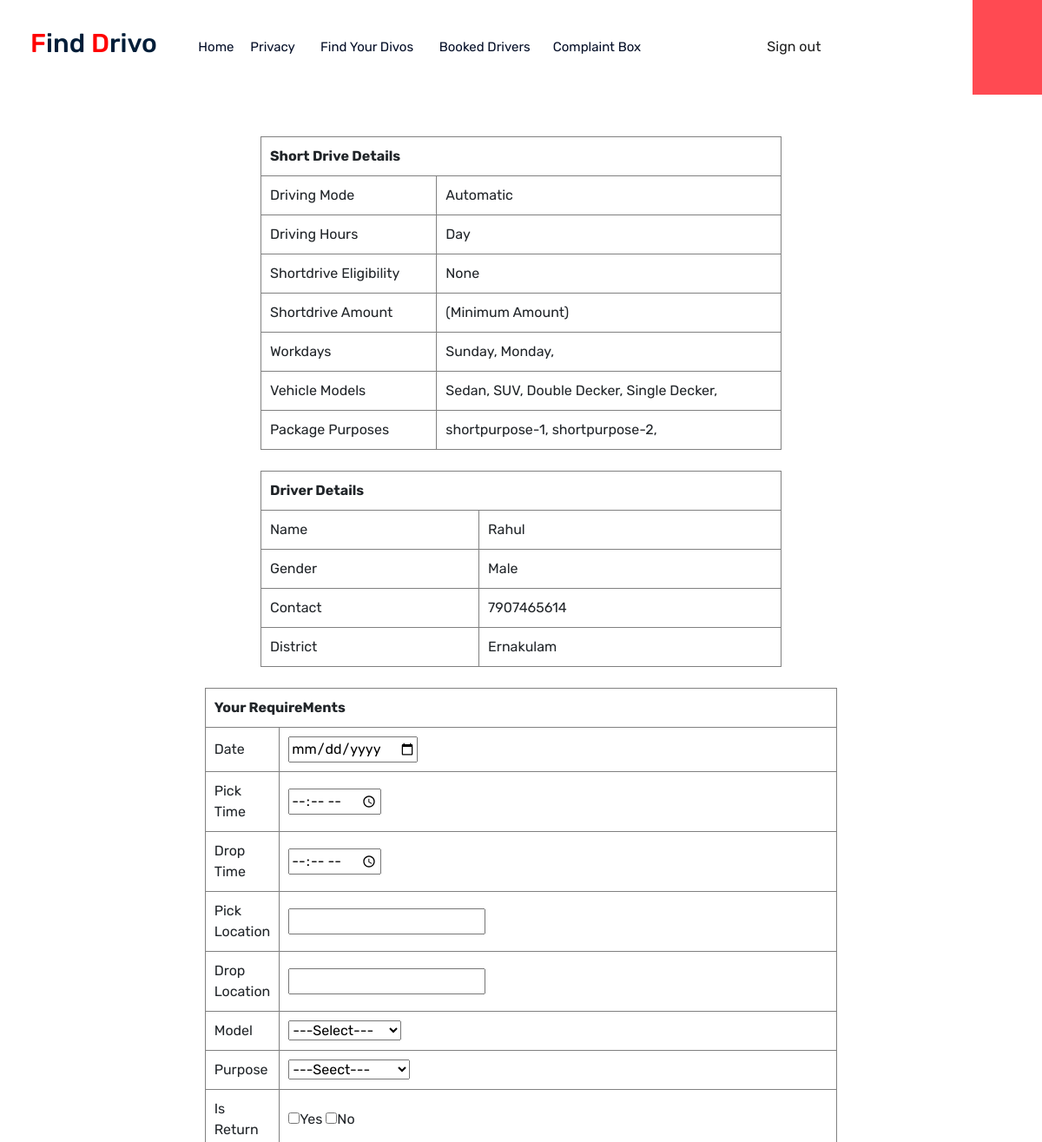
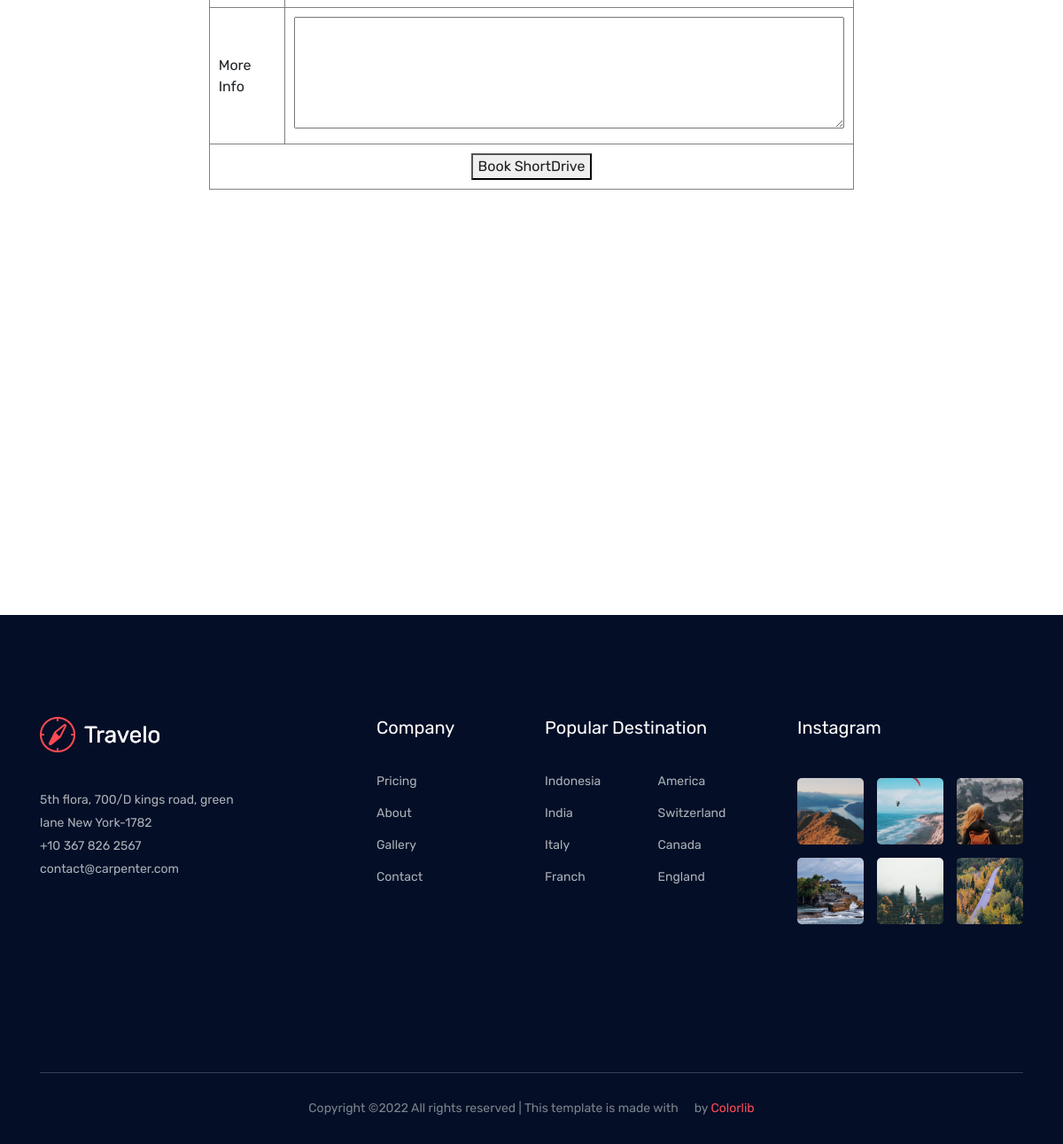
The page /user/bookshortdrive/1 on the database its author committed (2 pictures, top to bottom).
### Seeker/models.py (models this page shows)
class SeekerProfileShortDrive(models.Model):
   SeekerID=models.ForeignKey(NewSeeker,on_delete=models.CASCADE)
   ShortDriveDrivingMode=models.ForeignKey(DriveMode,on_delete=models.CASCADE)
   ShortDriveDrivingHours=models.ForeignKey(DriveHour,on_delete=models.CASCADE)
   ShortDriveEligibility=models.CharField(max_length=5,null=True)
   ShortDriveAmount=models.CharField(max_length=10,null=False)

class ShortDriveWorkingdays(models.Model):
   SeekerShortDrive=models.ForeignKey(SeekerProfileShortDrive,on_delete=models.CASCADE)
   WorkingDays=models.ForeignKey(Weekday,on_delete=models.CASCADE)

class ShortDriveVehicleModels(models.Model):
   SeekerShortDrive=models.ForeignKey(SeekerProfileShortDrive,on_delete=models.CASCADE)
   VehicleModel=models.ForeignKey(VehicleModel,on_delete=models.CASCADE)

class ShortDrivePurposes(models.Model):
   SeekerShortDrive=models.ForeignKey(SeekerProfileShortDrive,on_delete=models.CASCADE)
   Purposes=models.ForeignKey(ShortTravelingPurpose,on_delete=models.CASCADE)

### BasicEntry/models.py (models this page shows)
class DriveMode(models.Model):
    DriveModes = models.CharField(max_length=20, null=False)
    def __str__(self):
        return self.DriveModes

class DriveHour(models.Model):
    Time = models.CharField(max_length=10, null=False)
    def __str__(self):
        return self.Time

class Weekday(models.Model):
    Weeks = models.CharField(max_length=10, null=False)
    def __str__(self):
        return self.Weeks

class VehicleModel(models.Model):
    VehicleTypes = models.ForeignKey(VehicleType, on_delete=models.CASCADE)
    ModelName = models.CharField(max_length=20, null=False)
    def __str__(self):
        return self.ModelName

class ShortTravelingPurpose(models.Model):
    ShortTravelingPurposes = models.CharField(max_length=50, null=False)
    def __str__(self):
        return self.ShortTravelingPurposes

class District(models.Model):
    DistrictName = models.CharField(max_length=50)
    def __str__(self):
        return self.DistrictName

### Guest/models.py (models this page shows)
class NewSeeker(models.Model):
    SeekerName=models.CharField(max_length=50,null=False)
    SeekerGender=models.CharField(max_length=10,null=False)
    SeekerDob=models.CharField(max_length=20,null=False)
    SeekerPhone=models.CharField(max_length=13,null=False)
    SeekerEmail=models.EmailField(unique=True)
    District=models.ForeignKey(District,on_delete=models.CASCADE)
    SeekerPassword=models.CharField(max_length=50,null=False)
    PersonaldataStatus=models.CharField(max_length=5,default=0)
    TestdataStatus=models.CharField(max_length=5,default=0)
    longdrivestatus=models.CharField(max_length=5,default=0)

### User/views.py (the view)
# urls.py: path('bookshortdrive/<int:pk>',views.BookShortDrive,name="book-short-drive"),
def BookShortDrive(request,pk):
    shortdrive=SeekerProfileShortDrive.objects.get(id=pk)
    workdays=ShortDriveWorkingdays.objects.filter(SeekerShortDrive=pk)
    models=ShortDriveVehicleModels.objects.filter(SeekerShortDrive=pk)
    purposes=ShortDrivePurposes.objects.filter(SeekerShortDrive=pk)
    moreInfo=request.POST.get("txtDescription")
    if request.method=='POST':
        amount=shortdrive.ShortDriveAmount
        userobj=NewUser.objects.get(id=request.session["userid"])
        ShortDriverBooking.objects.create(SeekerShortDriveid=shortdrive,
                                        UserID=userobj,
                                        ShortDriveBookingPickingDate=request.POST.get("txtDate"),
                                        ShortDriveBookingPickingTime=request.POST.get("txtPicktime"),
                                        ShortDriveBookingDropingTime=request.POST.get("txtDroptime"),
                                        ShortDriveBookingPickingLocation=request.POST.get("txtPickLocation"),
                                        ShortDriveBookingDropLocation=request.POST.get("txtDropLocation"),
                                        ShortDriveBookingIsReturn=request.POST.get("chkreturn"),
                                        ShortDrivePurpose=request.POST.get("txtPurpose"),
                                        ShortDriveVehicleModel=request.POST.get("txtVehiclemodel"),
                                        ShortDriveBookingAmount=amount,
                                        moreinfo=moreInfo
                                        )
        return redirect('/user/searchshortdrive/')
    else:
        return render(request,"User/BookShortDrive.html",{'shortdrive':shortdrive,'workdays':workdays,'models':models,'purposes':purposes})

### User/templates/User/BookShortDrive.html (shortened to what this page needs)
<!DOCTYPE html>
<html lang="en">
<head>
    {% include "User/Links.html" %}
</head>
<body>
    {% include "User/Header.html" %}
    <br>
    <br>
    <table align="center" cellpadding="10" width="50%" border="1" style="border-collapse:collapse;">
        <tr>
            <th colspan="2" align="center">Short Drive Details</th>
        </tr>
        <tr>
            <td>Driving Mode</td>
            <td>{{shortdrive.ShortDriveDrivingMode}}</td>
        </tr>
        <tr>
            <td>Driving Hours</td>
            <td>{{shortdrive.ShortDriveDrivingHours}}</td>
        </tr>
        <tr>
            <td>Shortdrive Eligibility</td>
            <td>{{shortdrive.ShortDriveEligibility}}</td>
        </tr>
        <tr>
            <td>Shortdrive Amount</td>
            <td>{{shortdrive.ShortDriveAmount}} <span>(Minimum Amount)</span></td>
        </tr>
        <tr>
            <td>Workdays</td>
            <td>
                {% for data in workdays %}
                    {{data.WorkingDays}},
                {% endfor %}
            </td>
        </tr>
        <tr>
            <td>Vehicle Models</td>
            <td>
                {% for data in models %}
                    {{data.VehicleModel}},
                {% endfor %}
            </td>
        </tr>
        <tr>
            <td>Package Purposes</td>
            <td>
                {% for data in purposes %}
                    {{data.Purposes}},
                {% endfor %}
            </td>
        </tr>
    </table>
    <br>
    <table align="center" cellpadding="10" width="50%" border="1" style="border-collapse:collapse;">
        <tr>
            <th colspan="2" align="center">Driver Details</th>
        </tr>
        <tr>
            <td>Name</td>
            <td>{{shortdrive.SeekerID.SeekerName}}</td>
        </tr>
        <tr>
            <td>Gender</td>
            <td>{{shortdrive.SeekerID.SeekerGender}}</td>
        </tr>
        <tr>
            <td>Contact</td>
            <td>{{shortdrive.SeekerID.SeekerPhone}}</td>
        </tr>
        <tr>
            <td>District</td>
            <td>{{shortdrive.SeekerID.District}}</td>
        </tr>
    </table>
    <br>
    <form action="" method="post">
        <table align="center" cellpadding="10" width="50%" border="1" style="border-collapse:collapse;">
         <tr>
             <th align="cetner" colspan="4">Your RequireMents</th>
         </tr>
        <tr>
            <td>Date</td>
            <td><input type="date" name="txtDate"></td>
        </tr>
        <tr>
            <td>Pick Time</td>
            <td><input type="time" name="txtPicktime"></td>
        </tr>
        <tr>
            <td>Drop Time</td>
            <td><input type="time" name="txtDroptime"></td>
        </tr>
        <tr>
            <td>Pick Location</td>
            <td><input type="text" name="txtPickLocation"></td>
        </tr>
        <tr>
            <td>Drop Location</td>
            <td><input type="text" name="txtDropLocation"></td>
        </tr>
        <tr>
            <td>Model</td>
            <td><select name="txtVehiclemodel">
                    <option value="">---Select---</option>
                </select></td>
        </tr>
        <tr>
            <td>Purpose</td>
            <td><select name="txtPurpose">
                    <option value="">---Seect---</option>
                </select></td>
        </tr>
        <tr>
            <td>Is Return</td>
            <td><input type="checkbox" name="chkreturn" value="Yes">Yes
                <input type="checkbox" name="chkreturn" value="No">No</td>
        </tr>
        <tr>
            <td>More Info</td>
            <td>
                <textarea name="txtDescription" cols="60" rows="5"></textarea>
            </td>
        </tr>
        <tr>
        <tr>
            <td colspan="4" align="center"><button type="submit" name="btnbook">Book ShortDrive</button></td>
        </tr>
    </table>
    </form>
<br>
    <br>
    <br>
    <br>
    <br>
    <br>
    <br>
    <br>
    <br>
    <br>
    <br>
    <br>
    <br>
    <br>
    <br>
    <br>
    <br>
    <br>
    <br>
    <br>
    {% include "User/Footer.html" %}
</body>
</html>

### rows shown on the page
SeekerProfileShortDrive: ShortDriveDrivingMode "Automatic", ShortDriveDrivingHours "Day", ShortDriveEligibility "None", SeekerID.SeekerName "Rahul", SeekerID.SeekerGender "Male", SeekerID.SeekerPhone "7907465614", SeekerID.District "Ernakulam"
ShortDriveWorkingdays: WorkingDays "Sunday"
ShortDriveWorkingdays: WorkingDays "Monday"
ShortDriveVehicleModels: VehicleModel "Sedan"
ShortDriveVehicleModels: VehicleModel "SUV"
ShortDriveVehicleModels: VehicleModel "Double Decker"
ShortDriveVehicleModels: VehicleModel "Single Decker"
ShortDrivePurposes: Purposes "shortpurpose-1"
ShortDrivePurposes: Purposes "shortpurpose-2"
